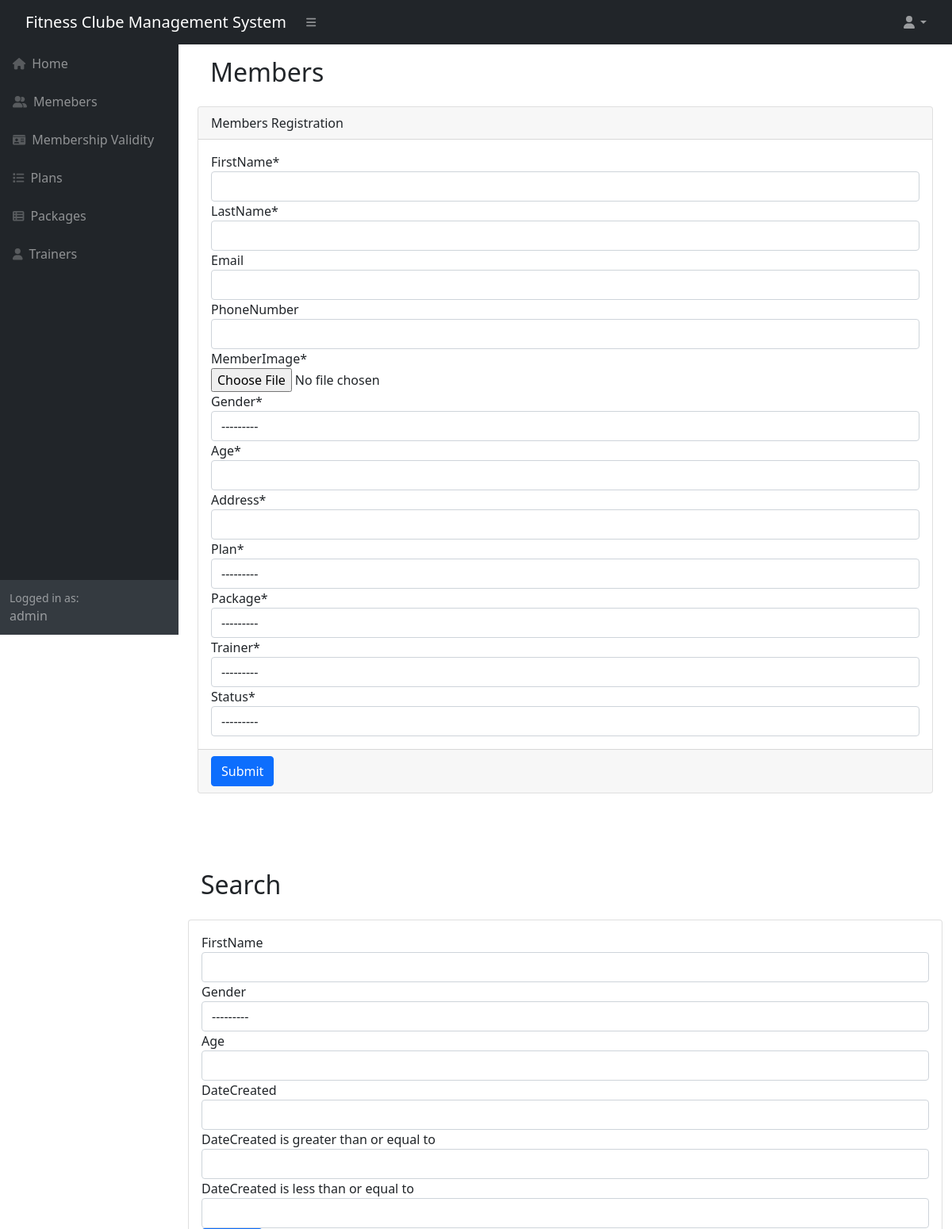
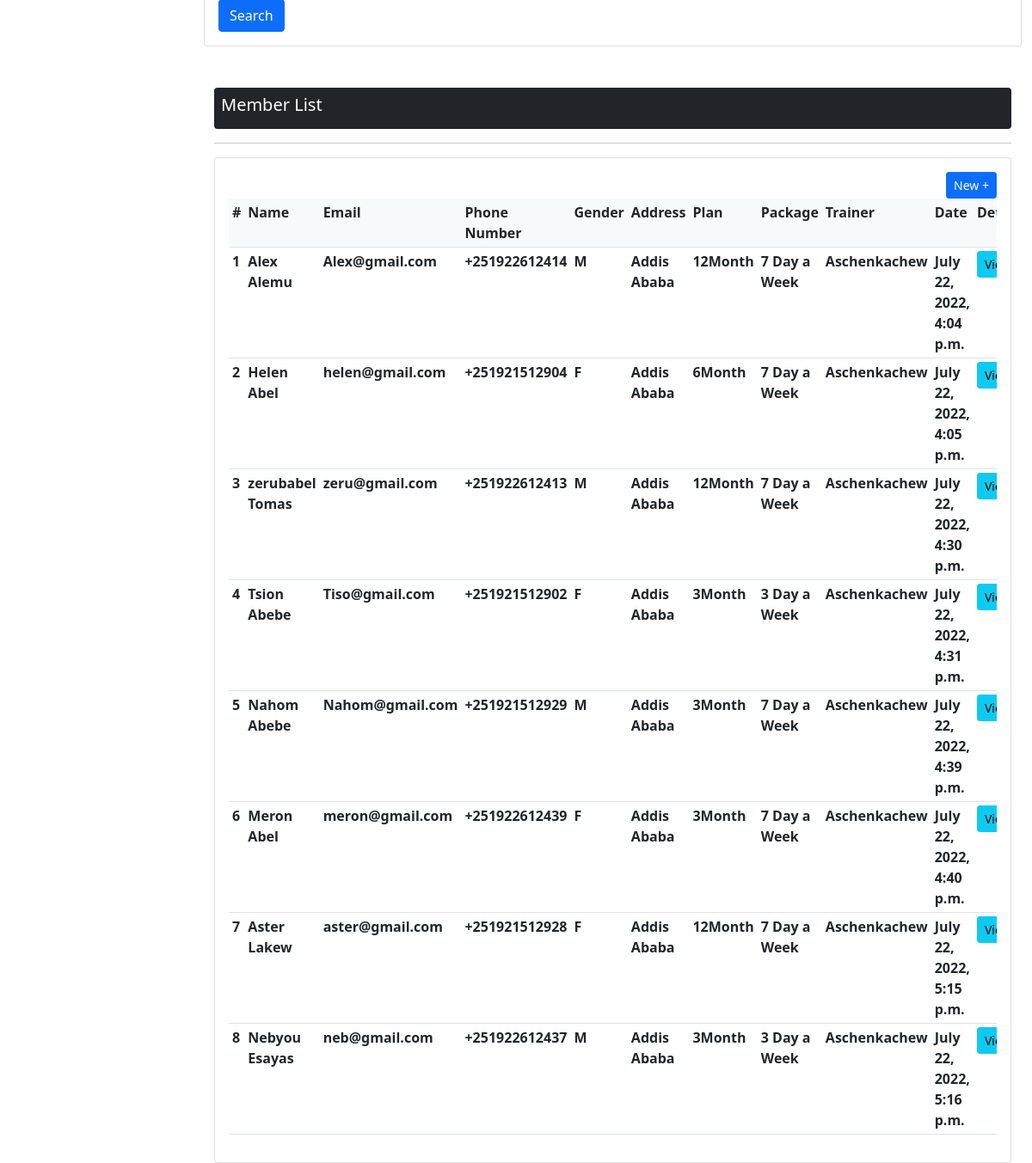
Screenshot of /members/ (signed in) with the database file from the repository (2 pictures, top to bottom).
### fitnessClub/models.py (models this page shows, shortened)
class MemberList(models.Model):
    STATUS = (
        ('Active','Active'),
        ('Inactive','Inactive')
    )
    G_CHOICES = (
        ('M','Male'),
        ('F','Female')
    )
    firstName = models.CharField(max_length=50)
    lastName = models.CharField(max_length=50)
    email = models.CharField(max_length=50,null = True, blank= True)
    phoneNumber = PhoneNumberField(unique=True,null = True,blank = True)
    memberImage = models.ImageField()
    gender= models.CharField(max_length=1,choices=G_CHOICES)
    age = models.IntegerField()
    address = models.CharField(max_length=50)
    plan = models.ForeignKey(PlanList, on_delete=models.CASCADE)
    package = models.ForeignKey(PackageList, on_delete=models.CASCADE)
    trainer = models.ForeignKey(TrainerList, on_delete=models.CASCADE)
    dateCreated = models.DateTimeField(auto_now_add=True, null=True)
    status = models.CharField(max_length=50, null=True, choices=STATUS)

class PlanList(models.Model):
    PLANS = (
        ('1Month','1Month'),
        ('3Month','3Month'),
        ('6Month','6Month'),
        ('12Month','12Month')
    )
    planName = models.CharField(max_length=50, null=True, choices = PLANS)
    amount = models.FloatField(null=True,blank=True)
    dateCreated = models.DateTimeField(auto_now_add=True, null=True)
    def __str__(self):
        return self.planName

class PackageList(models.Model):
    PACKAGE = (
        ('7 Day a Week','7 Day a Week'),
        ('3 Day a Week','3 Day a week')
    )
    packageName = models.CharField(max_length=50, null=True, choices = PACKAGE)
    amount = models.FloatField(null=True,blank=True)
    dateCreated = models.DateTimeField(auto_now_add=True, null=True)
    plan = models.ForeignKey(PlanList, on_delete=models.CASCADE)
    def __str__(self):
        return self.packageName

class TrainerList(models.Model):
    trainerName = models.CharField(max_length=50)
    email = models.CharField(max_length=50)
    phoneNumber = PhoneNumberField(unique=True,null = True,blank = True)
    trainerImage = models.ImageField(blank=True)
    dateCreated = models.DateTimeField(auto_now_add=True, null=True)
    trainerImage = models.ImageField()
    def __str__(self):
        return self.trainerName

### fitnessClub/views.py (the view)
# urls.py: path('members/',views.members, name='members'),
@login_required(login_url='login')
def members(request):
    form = MemberListForm()
    member = MemberList.objects.all()
    myFilter = MemberListFilter(request.GET, queryset=member)
    member = myFilter.qs
    if request.method == 'POST':
        form = MemberListForm(request.POST, request.FILES)
        if form.is_valid():
            form.save()
            messages.success(request, 'Members information is successfully added ')
            form = MemberListForm()
    context =  {'form':form,'member':member,'myFilter':myFilter}
    return render(request, 'members.html', context)

### fitnessClub/forms.py
class MemberListForm(ModelForm):
    class Meta:
        model = MemberList
        fields = '__all__'

### fitnessClub/templates/members.html (shortened to what this page needs)
{% extends 'base.html' %}
{% load crispy_forms_tags %}
{% block content %}
    <div id="layoutSidenav_content">
        <main>
            <div class="container">
                <div class="container">
                    <h2 class="p-3">Members</h2>
                    <form method="POST" action="" enctype="multipart/form-data">
                            <div class="card">
                                <div class="card-header">
                                        Members Registration
                                    </div>
                                <div class="card-body">
                                    {{form|crispy}}
                                </div>
                                <div class="card-footer">
                                    <input type="submit" class="btn btn-primary" value="Submit">
                                </div>
                            </div>
                        <div class="p-3">
                        </div>
                    </form>
                </div>
                <div class="row my-5">
                    <div class="col">
                        <h2 class="p-3">Search</h2>
                        <div class="card card-body">
                            <form method="get">
                                {{myFilter.form|crispy}}
                            <button class="btn btn-primary" type="submit">Search</button>
                            </form>
                        </div>
                    </div>
                </div>
                <div class="container">
                    <div class="bg-dark text-white p-2 mt-5 rounded">
                        <h5>Member List</h5>
                    </div>
                    <hr>
                    <div class="card card-body">
                            <div class="d-flex justify-content-end">
                                <a href="{% url 'members' %}" class="btn btn-primary btn-sm">
                                    New +
                                </a>
                            </div>
                        <div class="table-responsive">
                                <table class="table table-sm">
                                        <tr class="bg-light p-2">
                                            <th>#</th>
                                            <th>Name</th>
                                            <th>Email</th>
                                            <th>Phone Number</th>
                                            <th>Gender</th>
                                            <th>Address</th>
                                            <th>Plan</th>
                                            <th>Package</th>
                                            <th>Trainer</th>
                                            <th>Date</th>
                                            <th>Detail</th>
                                        </tr>
                                    {% for members in member %}
                                        <tr>
                                            <th>{{forloop.counter}}</th>
                                            <th>{{members.firstName}} {{members.lastName}}</th>
                                            <th>{{members.email}}</th>
                                            <th>{{members.phoneNumber}}</th>
                                            <th>{{members.gender}}</th>
                                            <th>{{members.address}}</th>
                                            <th>{{members.plan}}</th>
                                            <th>{{members.package}}</th>
                                            <th>{{members.trainer}}</th>
                                            <th>{{members.dateCreated}}</th>
                                            <th><a href="{% url 'membersDetailView' members.id %}" class="btn btn-sm btn-info">View</a></th>
                                        </tr>
                                    {% endfor %}
                                </table>
                            </div>
                    </div>
                </div>
            </div>
        </main>
    </div>
{% endblock content %}

### fitnessClub/templates/base.html (shortened to what this page needs)
{% load static %}
<!DOCTYPE html>
<html lang="en">
    <head>
        <link href="https://cdn.jsdelivr.net/npm/simple-datatables@latest/dist/style.css" rel="stylesheet" />
        <link href={% static 'css/styles.css' %} rel="stylesheet" />
    </head>
    <body class="sb-nav-fixed">
        <nav class="sb-topnav navbar navbar-expand navbar-dark bg-dark">
            <div class="mx-3">
                <a class="navbar-brand ps-3" href={% url 'index' %}>Fitness Clube Management System</a>
            </div>
            <button class="btn btn-link btn-sm order-1 order-lg-0 me-4 me-lg-0" id="sidebarToggle" href="#!"><i class="fas fa-bars"></i></button>
            <div class="ms-auto">
                <ul class="navbar-nav ms-auto ms-md-0 me-3 me-lg-4">
                    <li class="nav-item dropdown">
                        <a class="nav-link dropdown-toggle" id="navbarDropdown" href="#" role="button" data-bs-toggle="dropdown" aria-expanded="false"><i class="fas fa-user fa-fw"></i></a>
                    </li>
                </ul>
            </div>
        </nav>
        <div id="layoutSidenav">
            <div id="layoutSidenav_nav">
                <nav class="sb-sidenav accordion sb-sidenav-dark" id="sidenavAccordion">
                    <div class="sb-sidenav-menu">
                        <div class="nav">
                            <a class="nav-link" href={% url 'index' %}>
                                <div class="sb-nav-link-icon"><i class="fas fa-home"></i></div>
                                Home
                            <a class="nav-link" href={% url 'members' %}>
                                <div class="sb-nav-link-icon"><i class="fas fa-user-friends"></i></div>
                                Memebers
                            <a class="nav-link" href={% url 'membershipvalidation' %}>
                                <div class="sb-nav-link-icon"><i class="fas fa-id-card"></i></div>
                                Membership Validity
                            <a class="nav-link" href={% url 'plans' %}>
                                <div class="sb-nav-link-icon"><i class="fas fa-list"></i></div>
                                Plans
                            <a class="nav-link" href={% url 'packages' %}>
                                <div class="sb-nav-link-icon"><i class="fas fa-th-list"></i></div>
                                Packages
                            <a class="nav-link" href={% url 'trainers' %}>
                                <div class="sb-nav-link-icon"><i class="fas fa-user"></i></div>
                                Trainers
                        </div>
                    </div>
                    <div class="sb-sidenav-footer">
                        <div class="small">Logged in as:</div>
                        {{request.user}}
                    </div>
                </nav>
            </div>
                    {% block content %} {% endblock %}
        </div>
    </body>
</html>

### rows the page displays
MemberList: firstName "Alex", lastName "Alemu", email "Alex@gmail.com", phoneNumber "+251922612414", gender "M", address "Addis Ababa", plan "12Month", package "7 Day a Week", trainer "Aschenkachew", dateCreated "July 22, 2022, 4:04 p.m."
MemberList: firstName "Helen", lastName "Abel", email "helen@gmail.com", phoneNumber "+251921512904", gender "F", address "Addis Ababa", plan "6Month", package "7 Day a Week", trainer "Aschenkachew", dateCreated "July 22, 2022, 4:05 p.m."
MemberList: firstName "zerubabel", lastName "Tomas", email "zeru@gmail.com", phoneNumber "+251922612413", gender "M", address "Addis Ababa", plan "12Month", package "7 Day a Week", trainer "Aschenkachew", dateCreated "July 22, 2022, 4:30 p.m."
MemberList: firstName "Tsion", lastName "Abebe", email "Tiso@gmail.com", phoneNumber "+251921512902", gender "F", address "Addis Ababa", plan "3Month", package "3 Day a Week", trainer "Aschenkachew", dateCreated "July 22, 2022, 4:31 p.m."
MemberList: firstName "Nahom", lastName "Abebe", email "Nahom@gmail.com", phoneNumber "+251921512929", gender "M", address "Addis Ababa", plan "3Month", package "7 Day a Week", trainer "Aschenkachew", dateCreated "July 22, 2022, 4:39 p.m."
MemberList: firstName "Meron", lastName "Abel", email "meron@gmail.com", phoneNumber "+251922612439", gender "F", address "Addis Ababa", plan "3Month", package "7 Day a Week", trainer "Aschenkachew", dateCreated "July 22, 2022, 4:40 p.m."
MemberList: firstName "Aster", lastName "Lakew", email "aster@gmail.com", phoneNumber "+251921512928", gender "F", address "Addis Ababa", plan "12Month", package "7 Day a Week", trainer "Aschenkachew", dateCreated "July 22, 2022, 5:15 p.m."
MemberList: firstName "Nebyou", lastName "Esayas", email "neb@gmail.com", phoneNumber "+251922612437", gender "M", address "Addis Ababa", plan "3Month", package "3 Day a Week", trainer "Aschenkachew", dateCreated "July 22, 2022, 5:16 p.m."

### other values shown
{{ request.user }} "admin"
